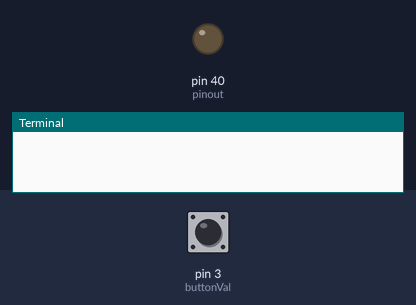
Simulated run of this program. Board: Raspberry Pi (header pin numbers). Shown: output pins drawn as LEDs (lit = HIGH), the last lines printed to the terminal. Dashed ring = blinking. Inputs (shaded band) come from the test bench; at power-on: pin 3 (buttonVal) HIGH.

Above: at 1.2 s.
1.3 s: pin 3 (buttonVal) pulled LOW for 1 s
At 3.4 s:
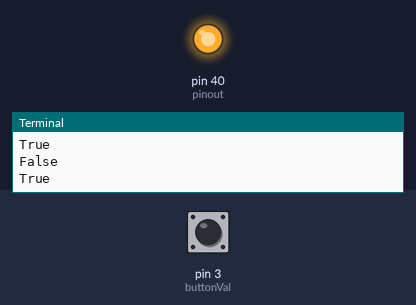
3.8 s: pin 3 (buttonVal) pulled LOW for 3.2 s
At 4.1 s:
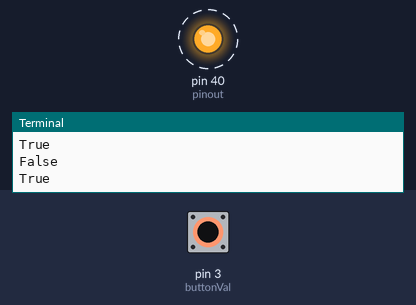
8.5 s: pin 3 (buttonVal) pulled LOW for 0.25 s
At 9.5 s:
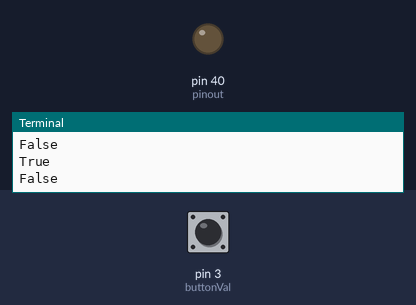
Timing chart, 0 to 11.5 s (numbered marks = the images above; inputs shaded):
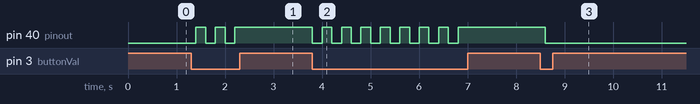

The program:

LightSwitch.py
```python
from time import sleep
import RPi.GPIO as GPIO

GPIO.setmode(GPIO.BOARD)

pinin = 3
pinout = 40
GPIO.setup(pinin, GPIO.IN)
GPIO.setup(pinout, GPIO.OUT)

buttonDefault=1
LEDstate= False

try:
    while True:
        buttonVal= GPIO.input(3)
        if buttonVal != buttonDefault:
            buttonVal= GPIO.input(3)
            LEDstate= not LEDstate
            print(LEDstate)
            GPIO.output(40, LEDstate)
        else:
            pass
        sleep(0.2)

except: KeyboardInterrupt
```

Measured:
- after the input at 1.3 s, pin 40 (pinout): alternates HIGH for 0.20 s and LOW for 0.20 s, 5 changes in all, then stays HIGH, starting after 0.10 s
- after the input at 3.8 s, pin 40 (pinout): alternates HIGH for 0.20 s and LOW for 0.20 s, 16 changes in all, then stays HIGH, starting at once
- after the input at 8.5 s, pin 40 (pinout): HIGH → LOW after 0.10 s
